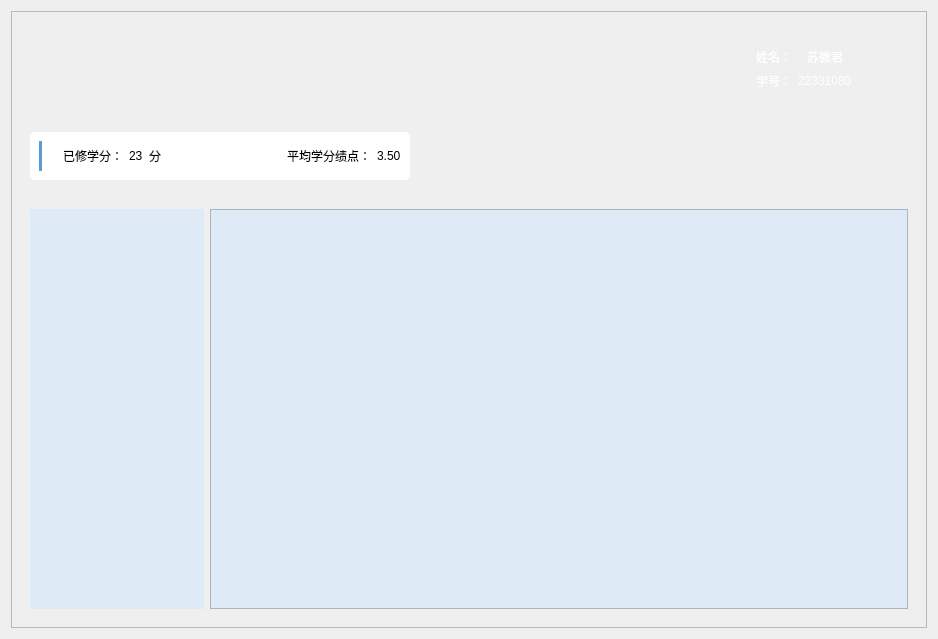
<?xml version="1.0" encoding="UTF-8"?>
<ui version="4.0">
 <class>frm_stu_my_score</class>
 <widget class="QWidget" name="frm_stu_my_score">
  <property name="geometry">
   <rect>
    <x>0</x>
    <y>0</y>
    <width>938</width>
    <height>639</height>
   </rect>
  </property>
  <property name="windowTitle">
   <string>学生成绩界面</string>
  </property>
  <layout class="QHBoxLayout" name="horizontalLayout_8">
   <item>
    <widget class="QFrame" name="frame">
     <property name="frameShape">
      <enum>QFrame::StyledPanel</enum>
     </property>
     <property name="frameShadow">
      <enum>QFrame::Raised</enum>
     </property>
     <layout class="QVBoxLayout" name="verticalLayout_3">
      <item>
       <layout class="QVBoxLayout" name="verticalLayout_2">
        <item>
         <widget class="QWidget" name="widget_4" native="true">
          <layout class="QHBoxLayout" name="horizontalLayout">
           <item>
            <spacer name="horizontalSpacer_23">
             <property name="orientation">
              <enum>Qt::Horizontal</enum>
             </property>
             <property name="sizeType">
              <enum>QSizePolicy::Fixed</enum>
             </property>
             <property name="sizeHint" stdset="0">
              <size>
               <width>13</width>
               <height>17</height>
              </size>
             </property>
            </spacer>
           </item>
           <item>
            <widget class="QLabel" name="jwTitle_2">
             <property name="sizePolicy">
              <sizepolicy hsizetype="Preferred" vsizetype="Preferred">
               <horstretch>0</horstretch>
               <verstretch>0</verstretch>
              </sizepolicy>
             </property>
             <property name="minimumSize">
              <size>
               <width>0</width>
               <height>0</height>
              </size>
             </property>
             <property name="maximumSize">
              <size>
               <width>16777215</width>
               <height>16777215</height>
              </size>
             </property>
             <property name="font">
              <font>
               <pointsize>18</pointsize>
              </font>
             </property>
             <property name="styleSheet">
              <string notr="true"/>
             </property>
             <property name="text">
              <string/>
             </property>
            </widget>
           </item>
           <item>
            <spacer name="horizontalSpacer_24">
             <property name="orientation">
              <enum>Qt::Horizontal</enum>
             </property>
             <property name="sizeType">
              <enum>QSizePolicy::Expanding</enum>
             </property>
             <property name="sizeHint" stdset="0">
              <size>
               <width>270</width>
               <height>25</height>
              </size>
             </property>
            </spacer>
           </item>
           <item>
            <widget class="QWidget" name="widget_5" native="true">
             <layout class="QHBoxLayout" name="horizontalLayout_6">
              <item>
               <widget class="QPushButton" name="btn_HeadPortrait">
                <property name="cursor">
                 <cursorShape>OpenHandCursor</cursorShape>
                </property>
                <property name="styleSheet">
                 <string notr="true">background: transparent;
color: rgba(255,255,255,0.5);
border-top-right-radius: 4px;
border-bottom-right-radius: 4px;
</string>
                </property>
                <property name="text">
                 <string/>
                </property>
               </widget>
              </item>
              <item>
               <widget class="QWidget" name="widget" native="true">
                <layout class="QVBoxLayout" name="verticalLayout">
                 <item>
                  <layout class="QHBoxLayout" name="horizontalLayout_4">
                   <item>
                    <widget class="QLabel" name="label_7">
                     <property name="styleSheet">
                      <string notr="true">color: rgb(255, 255, 255);
font: 11pt &quot;Microsoft YaHei UI&quot;;</string>
                     </property>
                     <property name="text">
                      <string>姓名：</string>
                     </property>
                    </widget>
                   </item>
                   <item>
                    <widget class="QLabel" name="lbl_StuName">
                     <property name="styleSheet">
                      <string notr="true">color: rgb(255, 255, 255);
font: 11pt &quot;Microsoft YaHei UI&quot;;</string>
                     </property>
                     <property name="text">
                      <string>苏微君</string>
                     </property>
                    </widget>
                   </item>
                  </layout>
                 </item>
                 <item>
                  <layout class="QHBoxLayout" name="horizontalLayout_5">
                   <item>
                    <widget class="QLabel" name="label_8">
                     <property name="styleSheet">
                      <string notr="true">color: rgb(255, 255, 255);
font: 11pt &quot;Microsoft YaHei UI&quot;;</string>
                     </property>
                     <property name="text">
                      <string>学号：</string>
                     </property>
                    </widget>
                   </item>
                   <item>
                    <widget class="QLabel" name="lbl_StuID">
                     <property name="styleSheet">
                      <string notr="true">color: rgb(255, 255, 255);
font: 11pt &quot;Microsoft YaHei UI&quot;;</string>
                     </property>
                     <property name="text">
                      <string>22331080</string>
                     </property>
                    </widget>
                   </item>
                  </layout>
                 </item>
                </layout>
               </widget>
              </item>
              <item>
               <widget class="QPushButton" name="btn_Exit">
                <property name="sizePolicy">
                 <sizepolicy hsizetype="Fixed" vsizetype="Fixed">
                  <horstretch>0</horstretch>
                  <verstretch>0</verstretch>
                 </sizepolicy>
                </property>
                <property name="cursor">
                 <cursorShape>OpenHandCursor</cursorShape>
                </property>
                <property name="styleSheet">
                 <string notr="true">background: transparent;
color: rgba(255,255,255,0.5);
border-top-right-radius: 4px;
border-bottom-right-radius: 4px;
</string>
                </property>
                <property name="text">
                 <string/>
                </property>
               </widget>
              </item>
             </layout>
            </widget>
           </item>
          </layout>
         </widget>
        </item>
        <item>
         <widget class="QWidget" name="widget_8" native="true">
          <layout class="QHBoxLayout" name="horizontalLayout_10">
           <item>
            <widget class="QWidget" name="widget_2" native="true">
             <property name="styleSheet">
              <string notr="true">#widget_2{background-color: rgb(255, 255, 255);border-radius:5px}
</string>
             </property>
             <layout class="QHBoxLayout" name="horizontalLayout_3">
              <item>
               <widget class="QLabel" name="label_2">
                <property name="sizePolicy">
                 <sizepolicy hsizetype="Fixed" vsizetype="Fixed">
                  <horstretch>0</horstretch>
                  <verstretch>0</verstretch>
                 </sizepolicy>
                </property>
                <property name="minimumSize">
                 <size>
                  <width>3</width>
                  <height>30</height>
                 </size>
                </property>
                <property name="styleSheet">
                 <string notr="true">background-color:rgb(91, 155, 213);</string>
                </property>
                <property name="text">
                 <string/>
                </property>
               </widget>
              </item>
              <item>
               <spacer name="horizontalSpacer_4">
                <property name="orientation">
                 <enum>Qt::Horizontal</enum>
                </property>
                <property name="sizeType">
                 <enum>QSizePolicy::Fixed</enum>
                </property>
                <property name="sizeHint" stdset="0">
                 <size>
                  <width>15</width>
                  <height>20</height>
                 </size>
                </property>
               </spacer>
              </item>
              <item>
               <layout class="QHBoxLayout" name="horizontalLayout_9">
                <item>
                 <widget class="QLabel" name="label_4">
                  <property name="text">
                   <string>已修学分：</string>
                  </property>
                 </widget>
                </item>
                <item>
                 <widget class="QLabel" name="lbl_Credit">
                  <property name="text">
                   <string>23</string>
                  </property>
                 </widget>
                </item>
                <item>
                 <widget class="QLabel" name="label_13">
                  <property name="text">
                   <string>分</string>
                  </property>
                 </widget>
                </item>
               </layout>
              </item>
              <item>
               <spacer name="horizontalSpacer_2">
                <property name="orientation">
                 <enum>Qt::Horizontal</enum>
                </property>
                <property name="sizeType">
                 <enum>QSizePolicy::Fixed</enum>
                </property>
                <property name="sizeHint" stdset="0">
                 <size>
                  <width>120</width>
                  <height>20</height>
                 </size>
                </property>
               </spacer>
              </item>
              <item>
               <layout class="QHBoxLayout" name="horizontalLayout_2">
                <item>
                 <widget class="QLabel" name="label_5">
                  <property name="text">
                   <string>平均学分绩点：</string>
                  </property>
                 </widget>
                </item>
                <item>
                 <widget class="QLabel" name="lbl_AverageGPA">
                  <property name="text">
                   <string>3.50</string>
                  </property>
                 </widget>
                </item>
               </layout>
              </item>
             </layout>
            </widget>
           </item>
           <item>
            <spacer name="horizontalSpacer">
             <property name="orientation">
              <enum>Qt::Horizontal</enum>
             </property>
             <property name="sizeHint" stdset="0">
              <size>
               <width>506</width>
               <height>27</height>
              </size>
             </property>
            </spacer>
           </item>
          </layout>
         </widget>
        </item>
        <item>
         <spacer name="verticalSpacer">
          <property name="orientation">
           <enum>Qt::Vertical</enum>
          </property>
          <property name="sizeType">
           <enum>QSizePolicy::Fixed</enum>
          </property>
          <property name="sizeHint" stdset="0">
           <size>
            <width>20</width>
            <height>5</height>
           </size>
          </property>
         </spacer>
        </item>
        <item>
         <widget class="QWidget" name="widget_3" native="true">
          <layout class="QHBoxLayout" name="horizontalLayout_7">
           <item>
            <widget class="QTreeWidget" name="trw_YearTerm">
             <property name="sizePolicy">
              <sizepolicy hsizetype="Expanding" vsizetype="Expanding">
               <horstretch>2</horstretch>
               <verstretch>0</verstretch>
              </sizepolicy>
             </property>
             <property name="styleSheet">
              <string notr="true">background-color:rgb(222, 234, 246);
border:10px;
border-radius:10px；</string>
             </property>
             <attribute name="headerVisible">
              <bool>false</bool>
             </attribute>
             <column>
              <property name="text">
               <string notr="true">1</string>
              </property>
             </column>
            </widget>
           </item>
           <item>
            <widget class="QTableWidget" name="tbw_ScoreTable">
             <property name="sizePolicy">
              <sizepolicy hsizetype="Expanding" vsizetype="Expanding">
               <horstretch>8</horstretch>
               <verstretch>0</verstretch>
              </sizepolicy>
             </property>
             <property name="minimumSize">
              <size>
               <width>0</width>
               <height>0</height>
              </size>
             </property>
             <property name="styleSheet">
              <string notr="true">background-color:rgb(222, 234, 246);
alternate-background-color: rgb(255, 255, 255);
gridline-color:rgb(201, 224, 246);</string>
             </property>
            </widget>
           </item>
          </layout>
         </widget>
        </item>
       </layout>
      </item>
     </layout>
    </widget>
   </item>
  </layout>
 </widget>
 <resources/>
 <connections/>
</ui>
